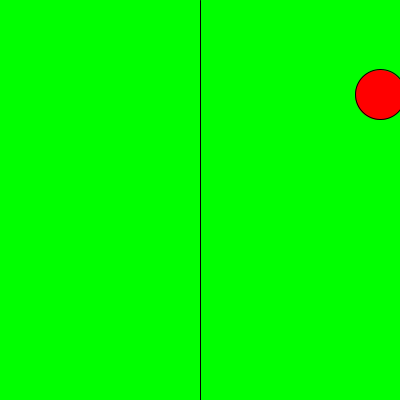
Frame 1 (no input)
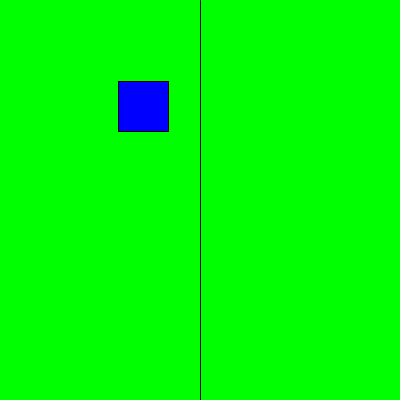
Frame 60 (the mouse pressed at the canvas centre just before this capture)
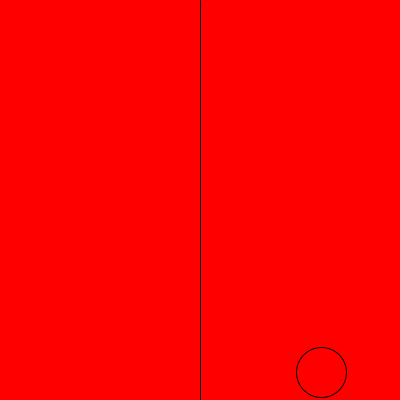
Frame 120 (the mouse held since frame 60 and released just before this capture)

The Processing sketch that drew these frames (run headless with seeded random() and noise(); from frame 60 on, the mouse is pressed at the canvas centre):

// Processing sketch: sketch_5_tests
// ── sketch_5_tests.pde


void setup(){
    size(400,400);
    //background(255,255,0);
}

void draw(){
  
    int fond = int(random(0,3));
    println(fond);
    switch(fond) {
        case 0 :  background(255, 0 ,0); break;
        case 1 :  background(0, 255,0);  break; 
        case 2 :  background(0, 0, 255); break; 
    }

   
    line(200,0, 200,400);
         
    fill(random(127,255),0,0);
    
    int pos_x = int(random(400));
    if(pos_x < 200) {
        fill(0,0,255);
        rect(pos_x, random(400), 50, 50);
    }
    else 
    {
        fill(255,0,0);
        ellipse(pos_x, random(400), 50, 50);
    }
    
    delay(300);

}
